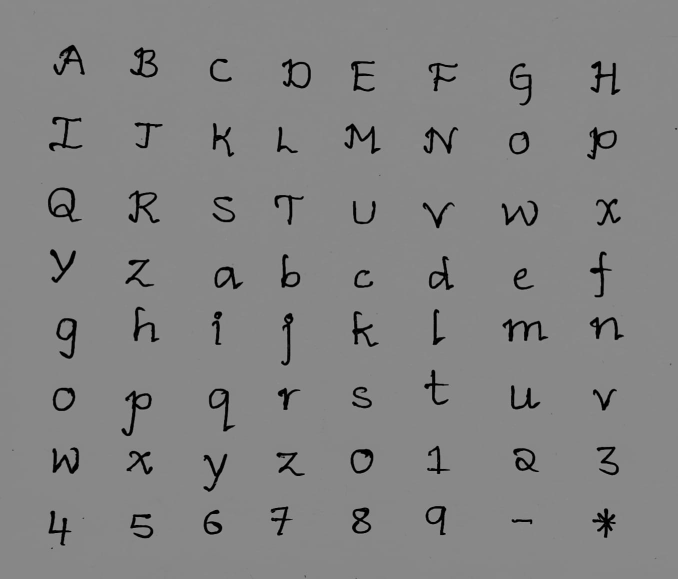
#> input picture projects/handwriting.jpg, 1356 x 1158 px (shown at 1/2 size)
$ python extractor.py --image handwriting.jpg
#> lines starting #> are read from the running program, lines starting #| are printed output that depends on the picture; after the words box and inside, x2 and y2 are one past the last pixel; in counts of white or black regions, pixels touching at a corner belong together
import argparse
import os
from pathlib import Path

import cv2
import cv2.aruco
import numpy as np
from concurrent.futures import ThreadPoolExecutor

PROJECT_DIR = Path(__file__).resolve().parent
DEFAULT_IMAGE_DIR = PROJECT_DIR / "handwriting_samples"
DEFAULT_IMAGE_PATH = str(DEFAULT_IMAGE_DIR / "handwriting.jpg")
DEFAULT_OUTPUT_ROOT = PROJECT_DIR / "glyph_sets"
CODING_SYMBOL_DIR = PROJECT_DIR / "coding_symbol_samples"

HANDWRITING_GRID_ROWS = 8
HANDWRITING_GRID_COLS = 8

FONT_GRID_ROWS = 7
FONT_GRID_COLS = 8

CODING_GRID_ROWS = 5
CODING_GRID_COLS = 6
MIN_COMPONENT_AREA = 6
PRIMARY_COMPONENT_AREA = 50

HANDWRITING_LABELS = list("ABCDEFGHIJKLMNOPQRSTUVWXYZabcdefghijklmnopqrstuvwxyz0123456789,.")
FONT_LABELS = list("ABCDEFGHIJKLMNOPQRSTUVWXYZabcdefghijklmnopqrstuvwxyz")

DEFAULT_CODING_SYMBOLS = [
    "!", "@", "#", "%", "^", "&",
    "*", "(", ")", "-", "_", "=",
    "+", "[", "]", "{", "}", ";",
    ":", "'", "\"", "<", ">", "/",
    "?", "\\", "|", "`", "~", "",
]

ASCENDERS = set("bdfhklt")
DESCENDERS = set("gjpqy")
X_HEIGHT_LOWER = set("acemnorsuvwxz")

SYMBOL_FOLDER_MAP = {
    "!": "exclam",
    "@": "at",
    "#": "hash",
    "$": "dollar",
    "%": "percent",
    "^": "caret",
    "&": "ampersand",
    "*": "asterisk",
    "(": "lparen",
    ")": "rparen",
    "-": "dash",
    "_": "underscore",
    "=": "equals",
    "+": "plus",
    "[": "lbracket",
    "]": "rbracket",
    "{": "lbrace",
    "}": "rbrace",
    ";": "semicolon",
    ":": "colon",
    "'": "apostrophe",
    "\"": "quote",
    "<": "lt",
    ">": "gt",
    "/": "slash",
    "?": "question",
    "\\": "backslash",
    "|": "pipe",
    "`": "backtick",
    "~": "tilde",
    ",": "comma",
    ".": "dot",
}


def default_output_folder(image_path, output_root=DEFAULT_OUTPUT_ROOT):
    stem = Path(image_path).stem
    return str(Path(output_root) / stem)


def default_debug_output_path(output_folder):
    return str(Path(output_folder) / "detected_grid_debug.png")


# [16 lines left out: function discover_images, not called in this run]


def discover_handwriting_images(image_dir=DEFAULT_IMAGE_DIR):
    return discover_images(image_dir, pattern="handwriting*.jpg", required=True)


def resolve_project_path(path_like):
    path = Path(path_like)
    if path.is_absolute():
        return path
    if path.exists():
        return path.resolve()
    return (PROJECT_DIR / path).resolve()


# [573 lines left out: functions folder_name, glyph_group, make_box, merge_boxes, crop_to_content, gather_components and 16 more, not called in this run]


def normalize_labels(labels, grid_rows, grid_cols):
#> in extract, image is the input picture: shape (1158, 1356, 3); min 0, max 162, mean 131.5
    total = grid_rows * grid_cols
    if len(labels) >= total:
        return labels[:total]
    return labels + [""] * (total - len(labels))


# [8 lines left out: function load_labels_from_file, not called in this run]


PERSPECTIVE_OUTPUT_SIZE = 2400


def find_grid_aruco(image, marker_ids=(0, 1, 2, 3), dictionary_id=cv2.aruco.DICT_4X4_50):
    """
    Find the grid border using 4 ArUco markers at the corners.
    Accumulates successfully detected markers across multiple image processing passes.
    """
#> called with marker_ids = (0, 1, 2, 3), dictionary_id = 0
    if image.ndim == 3:
        gray = cv2.cvtColor(image, cv2.COLOR_BGR2GRAY)
    else:
        gray = image.copy()

    # Revert to full-resolution detection for maximum reliability
    work_img = gray

    aruco_dict = cv2.aruco.getPredefinedDictionary(dictionary_id)
    parameters = cv2.aruco.DetectorParameters()
    parameters.adaptiveThreshWinSizeStep = 4
    parameters.adaptiveThreshWinSizeMin = 3
    parameters.adaptiveThreshWinSizeMax = 25
    parameters.minMarkerPerimeterRate = 0.01
    parameters.errorCorrectionRate = 0.8 # More forgiving

    detector = cv2.aruco.ArucoDetector(aruco_dict, parameters)

    found_markers = {} # marker_id -> corners (4, 2)
    clahe = cv2.createCLAHE(clipLimit=2.0, tileGridSize=(8, 8))

    def try_detect(img, pass_name):
        corners, ids, rejected = detector.detectMarkers(img)
        if ids is not None:
            ids = ids.flatten()
            for i, mid in enumerate(ids):
                if mid in marker_ids and mid not in found_markers:
                    # Refine corner on the ORIGINAL image
                    found_markers[mid] = corners[i].reshape((4, 2))
                    print(f"Pass '{pass_name}': Found Marker {mid}")
        return rejected

    # Optimized set of fast passes
    passes = [
        ("Standard", work_img),
        ("CLAHE", clahe.apply(work_img)),
        ("Contrast-Stretch", cv2.normalize(work_img, None, 0, 255, cv2.NORM_MINMAX)),
        ("Denoise", cv2.medianBlur(work_img, 3)),
        ("Blur", cv2.GaussianBlur(work_img, (3, 3), 0)),
        ("Sharpen", cv2.filter2D(work_img, -1, np.array([[-1,-1,-1], [-1,9,-1], [-1,-1,-1]]))),
        ("Adaptive-Thresh", cv2.adaptiveThreshold(work_img, 255, cv2.ADAPTIVE_THRESH_GAUSSIAN_C, cv2.THRESH_BINARY, 31, 10)),
    ]

    last_rejected = None
    for name, img in passes:
        rej = try_detect(img, name)
        if rej is not None:
            last_rejected = rej
        if len(found_markers) >= 4:
            break
#> this loop made 7 passes
#> name on passes 1 to 7: 'Standard', 'CLAHE', 'Contrast-Stretch', 'Denoise', 'Blur', 'Sharpen', 'Adaptive-Thresh'

    # 3. Handle results and advanced fallbacks
    if len(found_markers) < 3:
        print("Standard passes failed. Trying advanced parameter sweep and morphology...")

        # Pass 6: Aggressive Contrast + Dilation (helps with faint markers)
        stretched = cv2.normalize(gray, None, 0, 255, cv2.NORM_MINMAX)
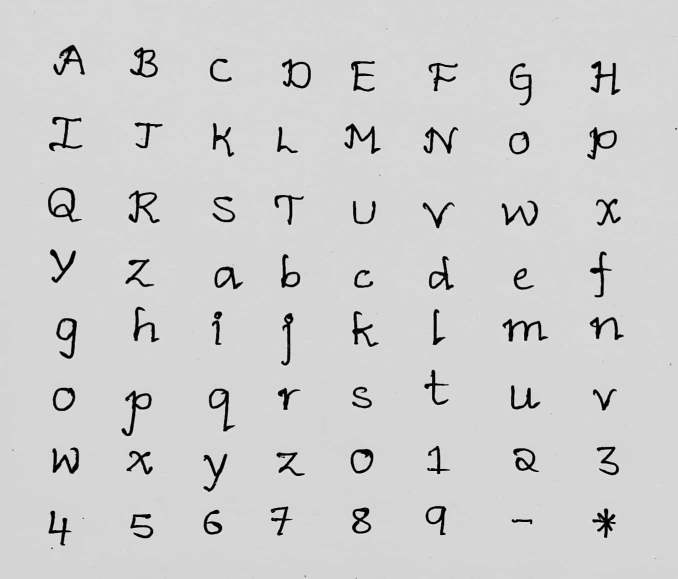
#> stretched: shape (1158, 1356) (shown at 1/2 size); min 0, max 255, mean 207
        dilated = cv2.dilate(stretched, np.ones((3, 3), np.uint8))
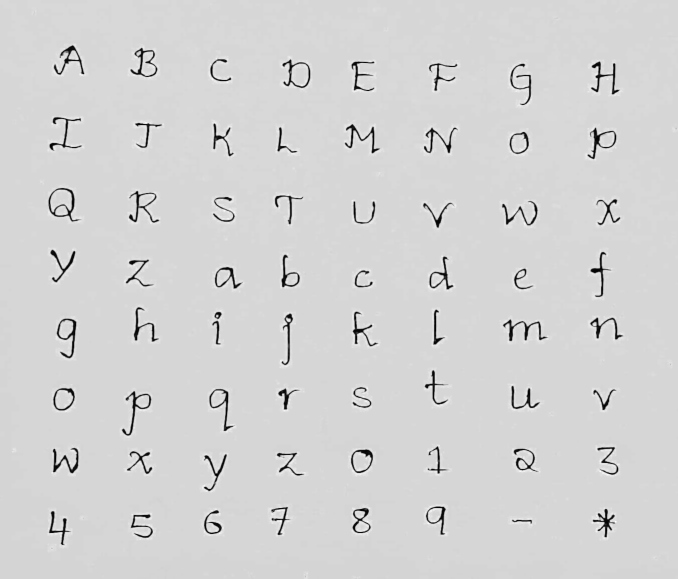
#> dilated: shape (1158, 1356) (shown at 1/2 size); min 0, max 255, mean 210.8
        try_detect(dilated, "Aggressive Dilation")

        # Pass 7: Parameter Sweep
        if len(found_markers) < 3:
            for win_size_min in [3, 11, 21]:
                if len(found_markers) >= 4: break
                parameters.adaptiveThreshWinSizeMin = win_size_min
                detector = cv2.aruco.ArucoDetector(aruco_dict, parameters)
                try_detect(gray, f"Sweep-WinMin-{win_size_min}")
#> this loop made 3 passes
#> rejected in try_detect on pass 2: ([[145, 100], [150, 102], [156, 119], [136, 116]],)

    # 4. Handle results and geometric fallbacks
    found_ids = sorted(list(found_markers.keys()))

    if len(found_markers) < 3:
        # Save debug image
        debug_path = "aruco_discovery_critical_fail.png"
        debug_img = cv2.cvtColor(gray, cv2.COLOR_GRAY2BGR)
        if found_markers:
            for mid, m_corners in found_markers.items():
                cv2.aruco.drawDetectedMarkers(debug_img, [m_corners.reshape(1, 4, 2)], np.array([mid]))
        if last_rejected is not None:
            cv2.aruco.drawDetectedMarkers(debug_img, last_rejected, borderColor=(0, 0, 255))
#> debug_img: shape (1158, 1356, 3); 0.04% of pixels changed, all inside (x1, y1, x2, y2) = (269, 286, 1201, 1046)
        cv2.imwrite(debug_path, debug_img)

#> (the run stopped early here; a loop or call above may not have finished)
